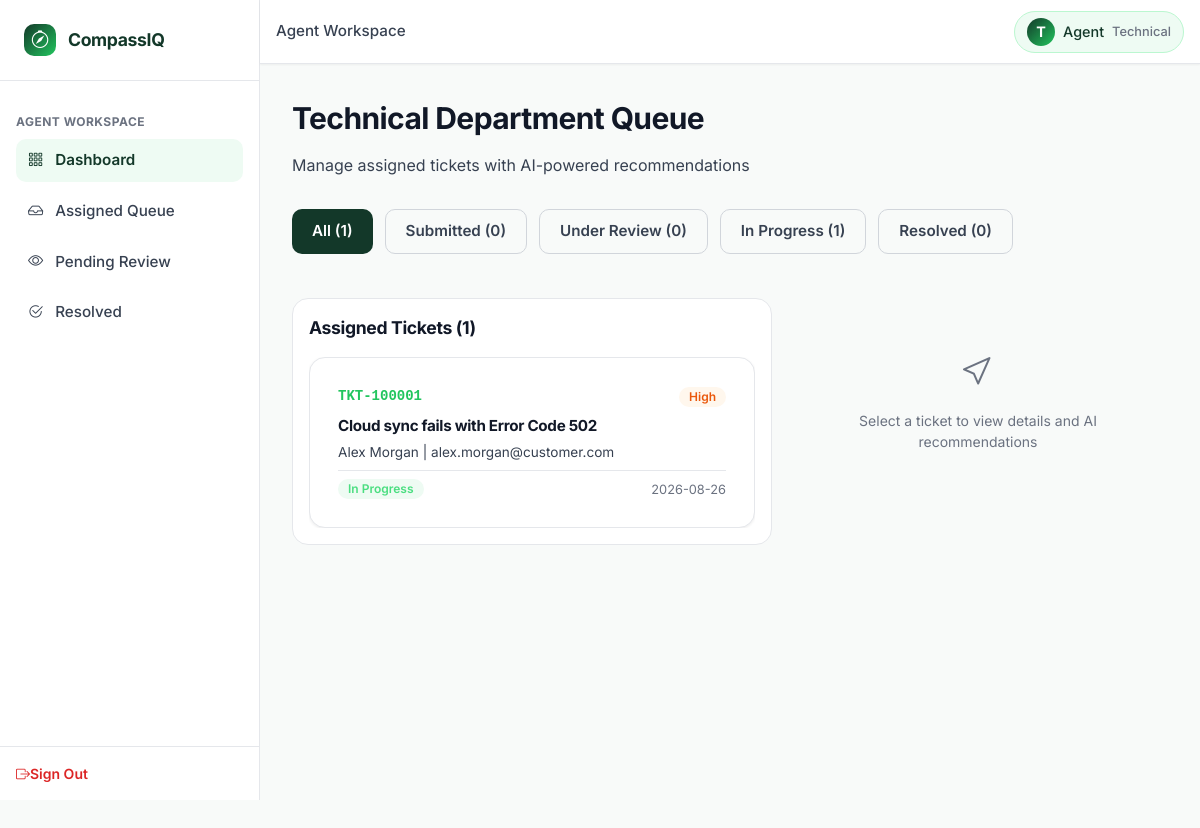
Screenshot of /agent/dashboard (signed in) with the database file from the repository.
### tables this page shows
CREATE TABLE users (
    user_id INTEGER PRIMARY KEY AUTOINCREMENT,
    full_name TEXT NOT NULL,
    email TEXT UNIQUE NOT NULL,
    password_hash TEXT NOT NULL,
    role TEXT NOT NULL DEFAULT 'customer' CHECK(role IN ('customer', 'agent', 'admin')),
    department TEXT DEFAULT 'None' CHECK(department IN ('Technical', 'Billing', 'Account', 'General Inquiry', 'None')),
    bill_no_product_id TEXT,
    account_status TEXT DEFAULT 'PENDING' CHECK(account_status IN ('PENDING', 'APPROVED', 'REJECTED', 'BANNED')),
    created_at DATETIME DEFAULT CURRENT_TIMESTAMP
);

CREATE TABLE tickets (
    ticket_id TEXT PRIMARY KEY,
    customer_id INTEGER NOT NULL,
    subject TEXT NOT NULL,
    description TEXT NOT NULL,
    predicted_category TEXT NOT NULL CHECK(predicted_category IN ('Technical', 'Billing', 'Account', 'General Inquiry', 'Fraud')),
    predicted_priority TEXT NOT NULL CHECK(predicted_priority IN ('Low', 'Medium', 'High', 'Critical')),
    assigned_department TEXT NOT NULL CHECK(assigned_department IN ('Technical', 'Billing', 'Account', 'General Inquiry', 'Admin_Fraud')),
    status TEXT DEFAULT 'Submitted' CHECK(status IN ('Submitted', 'Under Review', 'In Progress', 'Resolved', 'Closed')),
    assigned_agent_id INTEGER,
    resolution_notes TEXT,
    satisfaction_score INTEGER CHECK(satisfaction_score BETWEEN 1 AND 5),
    customer_feedback TEXT,
    created_at DATETIME DEFAULT CURRENT_TIMESTAMP,
    resolved_at DATETIME,
    CONSTRAINT fk_ticket_customer FOREIGN KEY (customer_id) REFERENCES users (user_id) ON DELETE CASCADE,
    CONSTRAINT fk_ticket_agent FOREIGN KEY (assigned_agent_id) REFERENCES users (user_id) ON DELETE SET NULL
);

### app.py (the view)
@app.route('/agent/dashboard')
@agent_required
def agent_dashboard():
    agent_dept = g.user['department']
    status_filter = request.args.get('status', 'all')
    sql = """
        SELECT t.*, u.full_name as customer_name, u.email as customer_email,
               a.full_name as agent_name
        FROM tickets t
        JOIN users u ON t.customer_id = u.user_id
        LEFT JOIN users a ON t.assigned_agent_id = a.user_id
        WHERE t.assigned_department = ?
    """
    params = [agent_dept]
    if status_filter != 'all':
        sql += " AND t.status = ?"
        params.append(status_filter)
    sql += " ORDER BY CASE t.predicted_priority WHEN 'Critical' THEN 1 WHEN 'High' THEN 2 WHEN 'Medium' THEN 3 WHEN 'Low' THEN 4 ELSE 5 END, t.created_at DESC"
    tickets = query_db(sql, tuple(params))
    counts = query_db(
        """SELECT
            COUNT(*) as total,
            SUM(status = 'Submitted') as count_submitted,
            SUM(status = 'Under Review') as count_under_review,
            SUM(status = 'In Progress') as count_in_progress,
            SUM(status = 'Resolved') as count_resolved
           FROM tickets
           WHERE assigned_department = ?""",
        (agent_dept,),
        one=True
    )
    return render_template(
        'department_dashboard.html',
        tickets=tickets,
        counts=counts or {},
        current_status=status_filter,
        department=agent_dept
    )

### templates/department_dashboard.html (shortened to what this page needs)
{% extends 'base.html' %}
{% block breadcrumb %}Agent Workspace{% endblock %}
{% block content %}
<div class="page-header">
    <h1 class="page-title">{{ department }} Department Queue</h1>
    <p class="page-subtitle">Manage assigned tickets with AI-powered recommendations</p>
</div>
<div style="display: flex; gap: var(--spacing-md); margin-bottom: var(--spacing-2xl); overflow-x: auto; padding-bottom: var(--spacing-md);">
    <a href="{{ url_for('agent_dashboard', status='all') }}" class="btn {% if current_status == 'all' %}btn-primary{% else %}btn-secondary{% endif %}">
        All ({{ counts.total or 0 }})
    </a>
    <a href="{{ url_for('agent_dashboard', status='Submitted') }}" class="btn {% if current_status == 'Submitted' %}btn-primary{% else %}btn-secondary{% endif %}">
        Submitted ({{ counts.count_submitted or 0 }})
    </a>
    <a href="{{ url_for('agent_dashboard', status='Under Review') }}" class="btn {% if current_status == 'Under Review' %}btn-primary{% else %}btn-secondary{% endif %}">
        Under Review ({{ counts.count_under_review or 0 }})
    </a>
    <a href="{{ url_for('agent_dashboard', status='In Progress') }}" class="btn {% if current_status == 'In Progress' %}btn-primary{% else %}btn-secondary{% endif %}">
        In Progress ({{ counts.count_in_progress or 0 }})
    </a>
    <a href="{{ url_for('agent_dashboard', status='Resolved') }}" class="btn {% if current_status == 'Resolved' %}btn-primary{% else %}btn-secondary{% endif %}">
        Resolved ({{ counts.count_resolved or 0 }})
    </a>
</div>
<div class="workspace-split">
    <div class="workspace-left">
        <div class="workspace-section">
            <h3 style="margin: 0 0 var(--spacing-lg) 0; font-size: 1.1rem;">Assigned Tickets ({{ tickets|length }})</h3>
            {% if tickets|length == 0 %}
                <div style="padding: var(--spacing-3xl) var(--spacing-lg); text-align: center; color: var(--text-muted);">
                    <i class="bi bi-inbox" style="font-size: 2rem; display: block; margin-bottom: var(--spacing-lg);"></i>
                    <p>No tickets in this queue</p>
                </div>
            {% else %}
                <div style="display: flex; flex-direction: column; gap: var(--spacing-md); max-height: calc(100vh - 400px); overflow-y: auto;">
                    {% for ticket in tickets %}
                        <div class="card" style="cursor: pointer; transition: all 0.2s ease; margin: 0;" onclick="selectTicket('{{ ticket.ticket_id }}')">
                            <div style="padding: var(--spacing-md);">
                                <div style="display: flex; justify-content: space-between; align-items: center; margin-bottom: var(--spacing-sm);">
                                    <span class="no-wrap" style="font-family: 'Courier New', monospace; font-weight: var(--font-weight-bold); color: var(--accent-green);">{{ ticket.ticket_id }}</span>
                                    <span class="badge badge-priority-{{ ticket.predicted_priority }}">{{ ticket.predicted_priority }}</span>
                                </div>
                                <h5 style="margin: 0 0 var(--spacing-xs) 0; font-size: 0.95rem;">{{ ticket.subject }}</h5>
                                <p class="text-secondary" style="margin: 0 0 var(--spacing-sm) 0; font-size: 0.85rem; overflow: hidden; text-overflow: ellipsis; white-space: nowrap;">
                                    {{ ticket.customer_name }} | {{ ticket.customer_email }}
                                </p>
                                <div style="display: flex; justify-content: space-between; align-items: center; padding-top: var(--spacing-sm); border-top: 1px solid var(--border-subtle);">
                                    <span class="badge badge-status-{{ ticket.status|replace(' ', '') }}">{{ ticket.status }}</span>
                                    <span class="text-muted" style="font-size: 0.8rem;">{{ ticket.created_at[:10] if ticket.created_at else '' }}</span>
                                </div>
                            </div>
                        </div>
                    {% endfor %}
                </div>
            {% endif %}
        </div>
    </div>
    <div class="workspace-right">
        <div id="emptyState" style="text-align: center; padding: var(--spacing-3xl) var(--spacing-lg);">
            <i class="bi bi-cursor" style="font-size: 2rem; color: var(--text-muted); display: block; margin-bottom: var(--spacing-lg);"></i>
            <p class="text-muted">Select a ticket to view details and AI recommendations</p>
        </div>
    </div>
</div>
{% endblock %}

### templates/base.html (shortened to what this page needs)
<!DOCTYPE html>
<html lang="en">
<head>
    <link rel="stylesheet" href="https://cdn.jsdelivr.net/npm/bootstrap-icons@1.11.3/font/bootstrap-icons.min.css">
    <link rel="stylesheet" href="{{ url_for('static', filename='css/variables.css') }}">
    <link rel="stylesheet" href="{{ url_for('static', filename='css/components.css') }}">
    <link rel="stylesheet" href="{{ url_for('static', filename='css/style.css') }}">
</head>
<body>
    <div id="app">
        <aside class="sidebar" id="sidebar">
            <a href="{{ url_for('index') }}" class="sidebar-brand">
                <div class="sidebar-brand-icon">
                    <i class="bi bi-compass"></i>
                </div>
                <div class="sidebar-brand-text">CompassIQ</div>
            </a>
            <nav class="sidebar-nav">
                {% if g.user %}
                    {% if g.user.role == 'customer' %}
                        <div class="nav-section-title">Main</div>
                        <div class="nav-item">
                            <a href="{{ url_for('customer_dashboard') }}" class="nav-link {% if request.endpoint == 'customer_dashboard' %}active{% endif %}">
                                <i class="bi bi-grid-3x3-gap"></i>
                                <span>Dashboard</span>
                            </a>
                        </div>
                        <div class="nav-item">
                            <a href="{{ url_for('customer_dashboard') }}" class="nav-link">
                                <i class="bi bi-plus-circle"></i>
                                <span>Create Ticket</span>
                            </a>
                        </div>
                        <div class="nav-section-title mt-4">My Activity</div>
                        <div class="nav-item">
                            <a href="{{ url_for('customer_dashboard') }}" class="nav-link">
                                <i class="bi bi-clock-history"></i>
                                <span>Ticket History</span>
                            </a>
                        </div>
                        <div class="nav-item">
                            <a href="{{ url_for('customer_dashboard') }}" class="nav-link">
                                <i class="bi bi-person-circle"></i>
                                <span>Profile</span>
                            </a>
                        </div>
                    {% elif g.user.role == 'agent' %}
                        <div class="nav-section-title">Agent Workspace</div>
                        <div class="nav-item">
                            <a href="{{ url_for('agent_dashboard') }}" class="nav-link {% if request.endpoint == 'agent_dashboard' %}active{% endif %}">
                                <i class="bi bi-grid-3x3-gap"></i>
                                <span>Dashboard</span>
                            </a>
                        </div>
                        <div class="nav-item">
                            <a href="{{ url_for('agent_dashboard') }}" class="nav-link">
                                <i class="bi bi-inbox"></i>
                                <span>Assigned Queue</span>
                            </a>
                        </div>
                        <div class="nav-item">
                            <a href="{{ url_for('agent_dashboard') }}" class="nav-link">
                                <i class="bi bi-eye"></i>
                                <span>Pending Review</span>
                            </a>
                        </div>
                        <div class="nav-item">
                            <a href="{{ url_for('agent_dashboard') }}" class="nav-link">
                                <i class="bi bi-check2-circle"></i>
                                <span>Resolved</span>
                            </a>
                        </div>
                    {% endif %}
                {% endif %}
            </nav>
            <div class="sidebar-footer">
                {% if g.user %}
                    <a href="{{ url_for('logout') }}" class="sign-out-link">
                        <i class="bi bi-box-arrow-right me-2"></i>Sign Out
                    </a>
                {% endif %}
            </div>
        </aside>
        <header class="header">
            <div class="header-left">
                <div class="header-breadcrumb">
                    {% block breadcrumb %}Dashboard{% endblock %}
                </div>
            </div>
            <div class="header-actions">
                {% if g.user %}
                    <a href="#" class="user-profile-pill">
                        <div class="user-avatar">{{ g.user.full_name[0].upper() }}</div>
                        <span>{{ g.user.role|title }}</span>
                        {% if g.user.department and g.user.department != 'None' %}
                            <span style="font-size: 0.8rem; color: var(--text-muted);">{{ g.user.department }}</span>
                        {% endif %}
                    </a>
                {% endif %}
            </div>
        </header>
        <main class="main-content">
            {% block content %}{% endblock %}
        </main>
    </div>
</body>
</html>

### rows the page displays
users: user "T", user.role "Agent", user.department "Technical", department "Technical"
tickets: ticket_id "TKT-100001", predicted_priority "High", subject "Cloud sync fails with Error Code 502", customer_name "Alex Morgan", customer_email "alex.morgan@customer.com", status "In Progress", created_at "2026-08-26"

### other values shown
{{ counts.total or 0 }} "1"
{{ counts.count_submitted or 0 }} "0"
{{ counts.count_under_review or 0 }} "0"
{{ counts.count_in_progress or 0 }} "1"
{{ counts.count_resolved or 0 }} "0"
{{ tickets|length }} "1"
